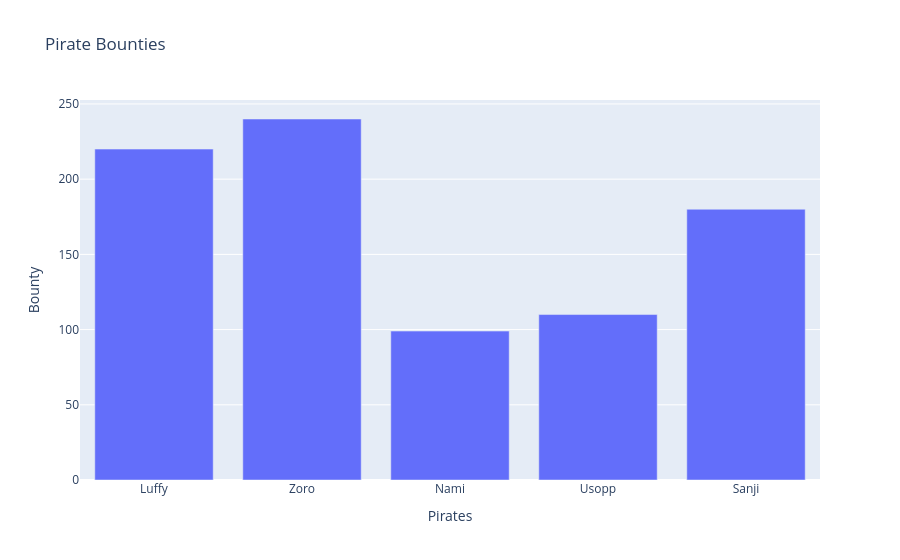

The notebook cell saved with this chart:
### Code cell
# Adding titles

graph.update_layout(
    title = 'Pirate Bounties',
    xaxis_title = 'Pirates',
    yaxis_title = 'Bounty'
    )

graph.show()

### Figure 1 — Plotly figure (JSON) as saved in the notebook; plotly's stock layout.template omitted (floating-point values rounded to 4 significant figures)
{"data": [{"type": "bar", "x": ["Luffy", "Zoro", "Nami", "Usopp", "Sanji"], "y": [220, 240, 99, 110, 180]}], "layout": {"title": {"text": "Pirate Bounties"}, "xaxis": {"title": {"text": "Pirates"}}, "yaxis": {"title": {"text": "Bounty"}}}}
